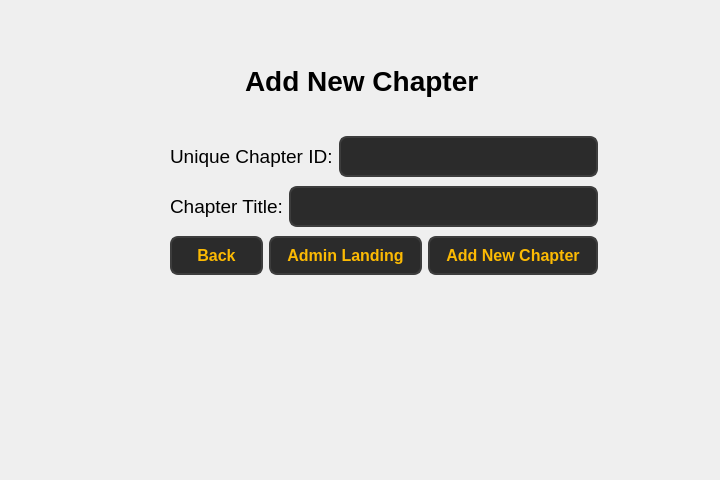
<?xml version="1.0" encoding="UTF-8"?>
<ui version="4.0">
 <class>Form</class>
 <widget class="QWidget" name="Form">
  <property name="geometry">
   <rect>
    <x>0</x>
    <y>0</y>
    <width>720</width>
    <height>480</height>
   </rect>
  </property>
  <property name="windowTitle">
   <string>Form</string>
  </property>
  <widget class="QLabel" name="label">
   <property name="geometry">
    <rect>
     <x>245</x>
     <y>60</y>
     <width>241</width>
     <height>41</height>
    </rect>
   </property>
   <property name="font">
    <font>
     <pointsize>21</pointsize>
     <bold>true</bold>
    </font>
   </property>
   <property name="text">
    <string>Add New Chapter</string>
   </property>
  </widget>
  <widget class="QWidget" name="layoutWidget">
   <property name="geometry">
    <rect>
     <x>170</x>
     <y>133</y>
     <width>428</width>
     <height>148</height>
    </rect>
   </property>
   <layout class="QVBoxLayout" name="verticalLayout">
    <item>
     <layout class="QHBoxLayout" name="horizontalLayout">
      <item>
       <widget class="QLabel" name="label_4">
        <property name="font">
         <font>
          <pointsize>14</pointsize>
         </font>
        </property>
        <property name="text">
         <string>Unique Chapter ID:</string>
        </property>
       </widget>
      </item>
      <item>
       <widget class="QLineEdit" name="lineEdit_3">
        <property name="styleSheet">
         <string notr="true">QLineEdit {
        background-color: #2b2b2b;  /* Dark background */
        color: #fcba03;  /* Text color */
        border: 2px solid #3d3d3d;  /* Border color */
        border-radius: 8px;  /* Rounded corners */
        padding: 8px;  /* Padding inside the input field */
        font-size: 16px;  /* Font size */
        font-weight: bold;  /* Bold font */
    }

    QLineEdit:hover {
        background-color: #3d3d3d;  /* Background when hovered */
        border: 2px solid #fcba03;  /* Border color when hovered */
    }

    QLineEdit:focus {
        background-color: #1a1a1a;  /* Background when focused */
        border: 2px solid #fcba03;  /* Border color when focused */
        color: #ffffff;  /* Text color when focused */
    }</string>
        </property>
       </widget>
      </item>
     </layout>
    </item>
    <item>
     <layout class="QHBoxLayout" name="horizontalLayout_2">
      <item>
       <widget class="QLabel" name="label_5">
        <property name="font">
         <font>
          <pointsize>14</pointsize>
         </font>
        </property>
        <property name="text">
         <string>Chapter Title:</string>
        </property>
       </widget>
      </item>
      <item>
       <widget class="QLineEdit" name="lineEdit_4">
        <property name="styleSheet">
         <string notr="true">QLineEdit {
        background-color: #2b2b2b;  /* Dark background */
        color: #fcba03;  /* Text color */
        border: 2px solid #3d3d3d;  /* Border color */
        border-radius: 8px;  /* Rounded corners */
        padding: 8px;  /* Padding inside the input field */
        font-size: 16px;  /* Font size */
        font-weight: bold;  /* Bold font */
    }

    QLineEdit:hover {
        background-color: #3d3d3d;  /* Background when hovered */
        border: 2px solid #fcba03;  /* Border color when hovered */
    }

    QLineEdit:focus {
        background-color: #1a1a1a;  /* Background when focused */
        border: 2px solid #fcba03;  /* Border color when focused */
        color: #ffffff;  /* Text color when focused */
    }</string>
        </property>
       </widget>
      </item>
     </layout>
    </item>
    <item>
     <layout class="QHBoxLayout" name="horizontalLayout_3">
      <item>
       <widget class="QPushButton" name="pushButton_back">
        <property name="styleSheet">
         <string notr="true">QPushButton {
        background-color: #2b2b2b;  
        color: #fcba03;              
        border: 2px solid #3d3d3d;      
        border-radius: 8px;          
        padding: 8px 16px;            
        font-size: 16px;            
        font-weight: bold;
    
    }

    QPushButton:hover {
        background-color: #fcba03;
		 color: #000000;
        border: 2px solid #5a5a5a;    
    }

    QPushButton:pressed {
        background-color: #1a1a1a;      
        border: 2px solid #2b2b2b;      
    }</string>
        </property>
        <property name="text">
         <string>Back</string>
        </property>
       </widget>
      </item>
      <item>
       <widget class="QPushButton" name="pushButton_2">
        <property name="styleSheet">
         <string notr="true">QPushButton {
        background-color: #2b2b2b;  
        color: #fcba03;              
        border: 2px solid #3d3d3d;      
        border-radius: 8px;          
        padding: 8px 16px;            
        font-size: 16px;            
        font-weight: bold;
    
    }

    QPushButton:hover {
        background-color: #fcba03;
		 color: #000000;
        border: 2px solid #5a5a5a;    
    }

    QPushButton:pressed {
        background-color: #1a1a1a;      
        border: 2px solid #2b2b2b;      
    }</string>
        </property>
        <property name="text">
         <string>Admin Landing</string>
        </property>
       </widget>
      </item>
      <item>
       <widget class="QPushButton" name="pushButton">
        <property name="styleSheet">
         <string notr="true">QPushButton {
        background-color: #2b2b2b;  
        color: #fcba03;              
        border: 2px solid #3d3d3d;      
        border-radius: 8px;          
        padding: 8px 16px;            
        font-size: 16px;            
        font-weight: bold;
    
    }

    QPushButton:hover {
        background-color: #fcba03;
		 color: #000000;
        border: 2px solid #5a5a5a;    
    }

    QPushButton:pressed {
        background-color: #1a1a1a;      
        border: 2px solid #2b2b2b;      
    }</string>
        </property>
        <property name="text">
         <string>Add New Chapter</string>
        </property>
       </widget>
      </item>
     </layout>
    </item>
   </layout>
  </widget>
 </widget>
 <resources/>
 <connections/>
</ui>
